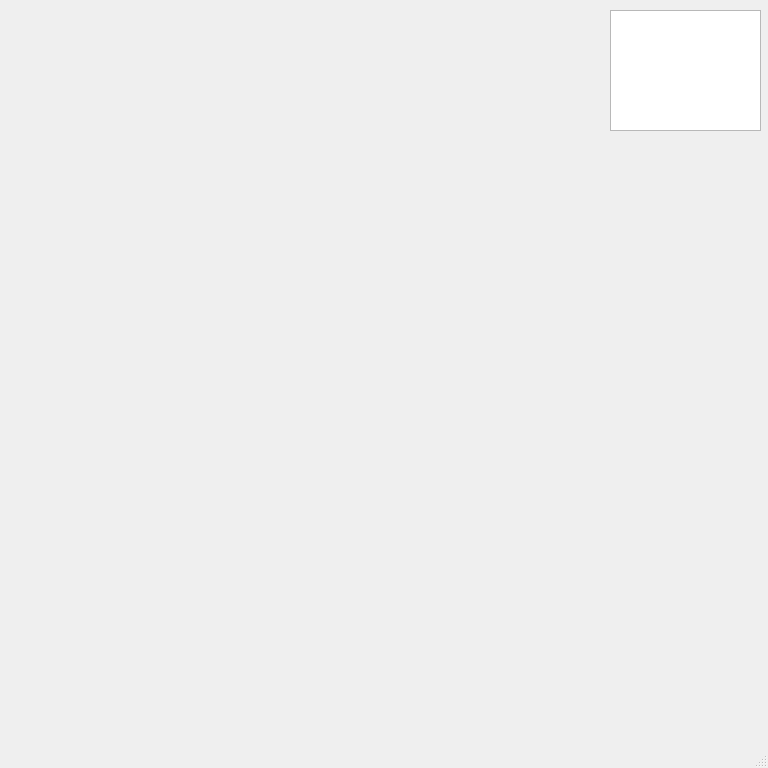
<?xml version="1.0" encoding="UTF-8"?>
<ui version="4.0">
 <class>MainScene</class>
 <widget class="QMainWindow" name="MainScene">
  <property name="geometry">
   <rect>
    <x>0</x>
    <y>0</y>
    <width>768</width>
    <height>768</height>
   </rect>
  </property>
  <property name="windowTitle">
   <string>MainWindow</string>
  </property>
  <widget class="QWidget" name="centralwidget">
   <widget class="QTextEdit" name="rank">
    <property name="geometry">
     <rect>
      <x>610</x>
      <y>10</y>
      <width>151</width>
      <height>121</height>
     </rect>
    </property>
    <property name="readOnly">
     <bool>true</bool>
    </property>
    <property name="html">
     <string>&lt;!DOCTYPE HTML PUBLIC &quot;-//W3C//DTD HTML 4.0//EN&quot; &quot;http://www.w3.org/TR/REC-html40/strict.dtd&quot;&gt;
&lt;html&gt;&lt;head&gt;&lt;meta name=&quot;qrichtext&quot; content=&quot;1&quot; /&gt;&lt;style type=&quot;text/css&quot;&gt;
p, li { white-space: pre-wrap; }
&lt;/style&gt;&lt;/head&gt;&lt;body style=&quot; font-family:'SimSun'; font-size:9pt; font-weight:400; font-style:normal;&quot;&gt;
&lt;p style=&quot;-qt-paragraph-type:empty; margin-top:0px; margin-bottom:0px; margin-left:0px; margin-right:0px; -qt-block-indent:0; text-indent:0px;&quot;&gt;&lt;br /&gt;&lt;/p&gt;&lt;/body&gt;&lt;/html&gt;</string>
    </property>
   </widget>
  </widget>
  <widget class="QMenuBar" name="menubar">
   <property name="geometry">
    <rect>
     <x>0</x>
     <y>0</y>
     <width>768</width>
     <height>26</height>
    </rect>
   </property>
  </widget>
  <widget class="QStatusBar" name="statusbar"/>
 </widget>
 <resources/>
 <connections/>
</ui>
